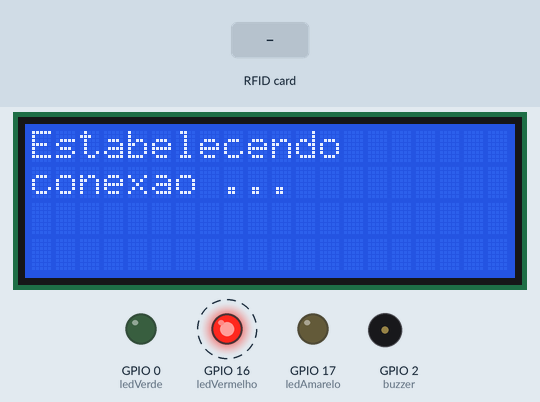
A sketch run on a simulated ESP32. On the bench: 20×4 character LCD, output pins drawn as LEDs (lit = HIGH), buzzer (waves = sounding). Dashed ring = blinking. Inputs (shaded band) come from the test bench. WiFi joins after 1.5 s; servers stay silent unless stated; uploads are accepted with an empty reply; the local clock reads 2024-03-15 10:24:30 at power-on unless the sketch sets it; what the sketch prints to the serial monitor is not drawn.

Above: at 1.03 s.
1.4 s: RFID card 5E 7A 19 C4 held to the reader
At 4.9 s:
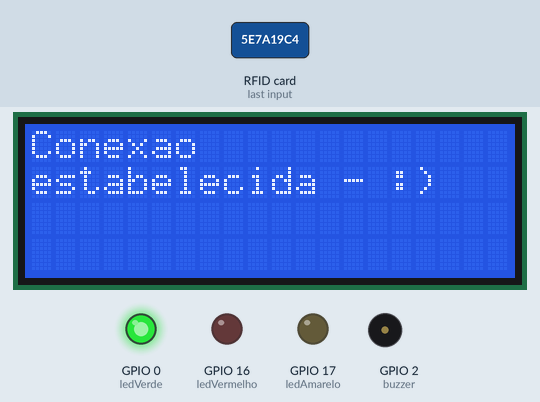
At 8.3 s:
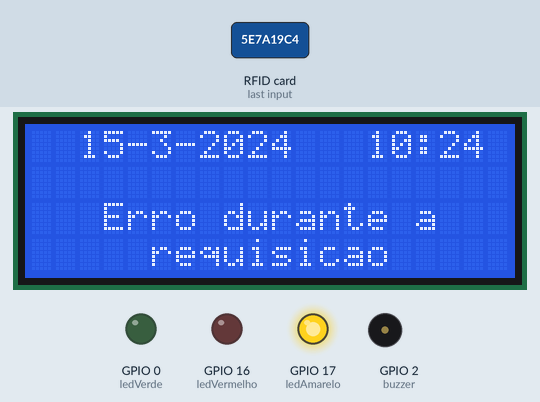
Timing chart, 0 to 11.1 s (numbered marks = the images above; inputs shaded):
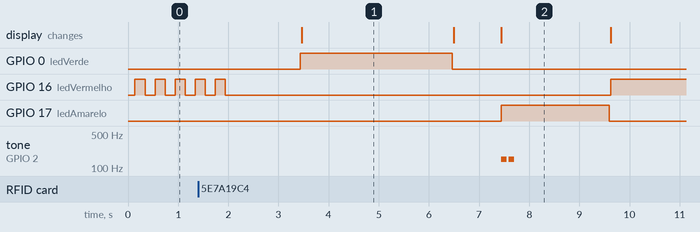

The sketch:

rfid_esp32.ino
```cpp
// ESP32 ->   Wi-Fi A/B/G/N 2.4

#include <WiFi.h>
#include <time.h>
#include <SPI.h>
#include <MFRC522.h> // Biblioteca para conexao do com RFID-RC522
#include <HTTPClient.h>
#include <ArduinoJson.h> // Biblioteca para deserealização de JSON para arduino
#include <LiquidCrystal_I2C.h> // Biblioteca para utilização do LCD
/*

 * BIBLIOTECAS E PLACAS UTILIZADAS
    * esp32 (by Espressif v3.0.5) -> placa
    * MFRC522 (by GithubCommunity v1.4.11) -> biblioteca
    * ArduinoJson (Benoi Blanchot v7.1.0) -> biblioteca
    * LiquidCrystal_I2C (Frank de Brabander v1.1.2) -> biblioteca

 * CONEXOES (PINAGEM) RFID-RC522

   * VSPI RST - RST -> 4 (BRANCO)
   * VSPI MOSI - MOSI -> 23 (ROXO)
   * VSPI MISO - MISO -> 19 (CINZA)
   * VSPI SCK - SCK -> 18 (AZUL)
   * VSPI SS - SS (SDA) -> 5 (VERDE)
   * VCC -> 3V (VERMELHO
   * GND -> GND (PRETO)

*/
#define ledAmarelo 17
#define ledVerde 0
#define ledVermelho 16
#define buzzer 2
#define RST_PIN 4
#define SS_PIN 5

MFRC522 leitor(SS_PIN, RST_PIN); // INSTANCIA O OBJETO PARA UTILIZAÇÃO DO mfrc522 (leitor do RFID)
WiFiClient client;
HTTPClient http;
JsonDocument docJson;
LiquidCrystal_I2C lcd(0x27,20,4); /* INSTANCIA O OBJETO PARA O USO DO LCD AO ESP32, PASSANDO OS SEGUINTE
                                   PARAMETROS DE CONFIGURAÇÃO: endereco do lcd, qtd_linhas e qtd_colunas*/

const String ssid = "*";
const String password = "*";
long timezone = -3; // Fuso horario BMT corresdente ao país (BRASIL)
byte daysavetime = 1;

void setup() {
  pinMode(ledVerde, OUTPUT);
  pinMode(ledAmarelo, OUTPUT);
  pinMode(ledVermelho, OUTPUT);
  Serial.begin(9600);
  SPI.begin();
  leitor.PCD_Init(); //INICIA O MODULO * MFRC522 *
  lcd.init(); // INICIA O MODULO * LCD *
  lcd.backlight(); // ACIONA A LUZ DE FUNDO DO LCD
  lcd.display(); // ACIONA O FUNDO DE TEXTO DO LCD
  configTime(3600 * timezone, daysavetime * 3600, "time.nist.gov", "0.pool.ntp.org", "1.pool.ntp.org");
}

void loop() {
  digitalWrite(ledVermelho, HIGH);

  if(WiFi.status() != WL_CONNECTED){
    digitalWrite(ledVermelho, LOW);
    lcd.print("Estabelecendo");
    lcd.setCursor(0, 1);
    lcd.print("conexao ...");
    VerificarConexao();
  }
    lcdMsgBoasVindas();

  VerificarCard();
}

// METODO PARA VERIFICAR E CONECTAR O PROTOTIPO COM A INTERNET

void VerificarConexao(){
  while (WiFi.status() != WL_CONNECTED){
    WiFi.begin(ssid,password);
    digitalWrite(ledVermelho,HIGH);
    delay(200);
    digitalWrite(ledVermelho,LOW);
    delay(200);
    digitalWrite(ledVermelho,HIGH);
    delay(200);
    digitalWrite(ledVermelho,LOW);
    delay(200);
    digitalWrite(ledVermelho,HIGH);
    delay(200);
    digitalWrite(ledVermelho,LOW);
    delay(200);
    digitalWrite(ledVermelho,HIGH);
    delay(200);
    digitalWrite(ledVermelho,LOW);
    delay(200);
    digitalWrite(ledVermelho,HIGH);
    delay(200);
    digitalWrite(ledVermelho,LOW);
    delay(1500);

    if (WiFi.status() == WL_CONNECTED){
      digitalWrite(ledVerde,HIGH);
      lcd.clear();
      lcd.print("Conexao");
      lcd.setCursor(0,1);
      lcd.print("estabelecida - :)");
      delay(3000);
      digitalWrite(ledVerde,LOW);
      Serial.print(WiFi.localIP());
    }
  }
}

// METODO PARA VERIFICAR SE H CARD SENDO INSERIDO

void VerificarCard(){

  String tag_rfid_value;
  String status_retornado;
  delay(700);

  if (!leitor.PICC_IsNewCardPresent()){
    //Serial.print("\nNenhum Card");
    return;
  }

  if(!leitor.PICC_ReadCardSerial()){
    String date = AtualizarData();
    String hour = AtualizarHora();
      lcd.clear();
      lcd.setCursor(2, 0);
      lcd.print(date);
      lcd.setCursor(14, 0);
      lcd.print(hour);
      lcd.setCursor(1, 2);
      lcd.print("Erro ao ler RFID...");
      lcd.setCursor(9, 3);
      lcd.print(":(");
      somAtencao();
      lcdMsgBoasVindas();

    return;
  }

  digitalWrite(ledVermelho, LOW);
  Serial.print("\n");
  for (byte i = 0; i < leitor.uid.size; i++){
    tag_rfid_value += String(leitor.uid.uidByte[i], HEX);

    if(i != 3){
      tag_rfid_value += " ";
    }
  }
  tag_rfid_value.toUpperCase();
  Serial.println(tag_rfid_value);

  String resultado_json = ValidarAcesso(tag_rfid_value);

  VerificarStatusRetornado(resultado_json);
}


// METODO RESPONSAVEL POR COMUNICAR COM SERVIDOR PARA VALIDAR O ACESSO

String ValidarAcesso(String tag_rfid_value){
  String data_json;

  http.begin("http://192.168.54.217:7000/leitor/prototipo_esp32/validarAcesso/"); // Aqui deverá ser alterado para o ip/dns de produção da aplicação
  http.addHeader("Content-Type","application/json");
  data_json = "{\"tag_rfid_value\": \""+tag_rfid_value+"\", \"cod_esp32\": \"3FFB4E290515F69B245D02B36DDBCF186C52A1399D3FA0B4F4B97D386D009FFAE93CDD0A68570CEADE64C6C9E36EA958C23A568A356A18EDDC7084E67F7A140B\"}";

  int CodhttpResponse = http.POST(data_json);

  if(CodhttpResponse >0){
    String resultado_json = http.getString();
    Serial.println(CodhttpResponse);
    Serial.println(resultado_json);
    http.end();
    return resultado_json;
  }
  else{
    http.end();
    String erro = "request_error";
    return erro;
  }
}


// METODO PARA VERIFICAR O STATUS (cod) RETORNADO PELO SERVIDOR (conversao de JSON)

void VerificarStatusRetornado(String status){
/*
  Codigos de Status para a Validacao e Cadastro de Acesso

    save_acess : Historico de acesso salvo... Liberado :)
    erro_to_save_acess : Erro ao registrar o acesso
    rfid_unidentified: RFID nao vinculado
    rfid_not_found : RFID invalido
*/
    lcd.clear();
    deserializeJson(docJson, status);
    String status_retornado = ((docJson["Status"]).as<String>());

    if(status_retornado == "save_acess"){
      String date = AtualizarData();
      String hour = AtualizarHora();

      lcd.setCursor(2, 0);
      lcd.print(date);
      lcd.setCursor(14, 0);
      lcd.print(hour);
      lcd.setCursor(2, 2);
      lcd.print("Acesso Liberado...");
      lcd.setCursor(9, 3);
      lcd.print(":)");
      acessoLiberado();
      lcdMsgBoasVindas();
    }
    else if(status_retornado == "erro_to_save_acess"){
      String date = AtualizarData();
      String hour = AtualizarHora();

      lcd.setCursor(2, 0);
      lcd.print(date);
      lcd.setCursor(14, 0);
      lcd.print(hour);
      lcd.setCursor(3, 2);
      lcd.print("Erro ao regis-"); // Erro da parte do servidor
      lcd.setCursor(3, 2);
      lcd.print("trar o acesso.");
      somAtencao();
      lcdMsgBoasVindas();
    }
    else if(status_retornado == "rfid_unidentified"){

      String date = AtualizarData();
      String hour = AtualizarHora();

      lcd.setCursor(2, 0);
      lcd.print(date);
      lcd.setCursor(14, 0);
      lcd.print(hour);
      lcd.setCursor(1, 2);
      lcd.print("RFID nao vinculado.");
      somAtencao();
      lcdMsgBoasVindas();
    }
    else if(status_retornado == "rfid_not_found"){
      String date = AtualizarData();
      String hour = AtualizarHora();

      lcd.setCursor(2, 0);
      lcd.print(date);
      lcd.setCursor(14, 0);
      lcd.print(hour);
      lcd.setCursor(3, 2);
      lcd.print("RFID invalido.");
      somAtencao();
      lcdMsgBoasVindas();
    }
    else{
      String date = AtualizarData();
      String hour = AtualizarHora();

      lcd.setCursor(2, 0);
      lcd.print(date);
      lcd.setCursor(14, 0);
      lcd.print(hour);
      lcd.setCursor(3, 2);
      lcd.print("Erro durante a");
      lcd.setCursor(5, 3);
      lcd.print("requisicao");
      somAtencao();
      lcdMsgBoasVindas();
    }
}

void somAtencao(){
  digitalWrite(ledVermelho, LOW);
  digitalWrite(ledAmarelo, HIGH);
  tone(buzzer, 150, 110);
  delay(150);
  tone(buzzer, 150, 110);
  delay(2000);
  digitalWrite(ledAmarelo, LOW);
}

void acessoLiberado(){
  digitalWrite(ledVermelho, LOW);
  digitalWrite(ledVerde, HIGH);
  tone(buzzer, 250, 120);
  delay(120);
  tone(buzzer, 740, 150);
  delay(2000);
  digitalWrite(ledVerde, LOW);
}

void lcdMsgBoasVindas(){
  String date = AtualizarData();
  String hour = AtualizarHora();

  lcd.clear();
  lcd.setCursor(1, 0);
  lcd.print("Bem-vindo ao IFTO");
  lcd.setCursor(5, 1);
  lcd.print(date);
  lcd.setCursor(8, 2);
  lcd.print(hour);
}

String AtualizarData(){

  struct tm tmstruct ;

  tmstruct.tm_year = 0;
  getLocalTime(&tmstruct);

  if ((String(tmstruct.tm_mday)).length() == 1){
    if (String(( tmstruct.tm_mon) + 1).length() == 1){
      return ("0" + String(tmstruct.tm_mday) + "-0" + String(( tmstruct.tm_mon) + 1) + "-" + String((tmstruct.tm_year) + 1900) );
    }

    return ("0" + String(tmstruct.tm_mday) + "-" + String(( tmstruct.tm_mon) + 1) + "-" + String((tmstruct.tm_year) + 1900) );
  }
  else{
    return (String(tmstruct.tm_mday) + "-" + String(( tmstruct.tm_mon) + 1) + "-" + String((tmstruct.tm_year) + 1900) );
  }
}

String AtualizarHora(){

  struct tm tmstruct ;
  getLocalTime(&tmstruct);

  if ((String(tmstruct.tm_min)).length() == 1){
    return (String(tmstruct.tm_hour) + ":0" + (String(tmstruct.tm_min)));
  }
  else{
    return (String(tmstruct.tm_hour) + ":" + (String(tmstruct.tm_min)));
  }
}
```

Measured:
- after the input at 1.4 s, GPIO 17 (ledAmarelo): LOW → HIGH after 6.0 s, → LOW 2.2 s later; tone on GPIO 2 (buzzer): alternates 150 Hz for 0.11 s and silent for 0.04 s, 4 changes in all, then stays silent, starting after 6.0 s; the display: first differs from a run without the input after 6.0 s (image 2)
- what the display in image 1 shows lasts 3.0 s, from 3.5 s to 6.5 s
